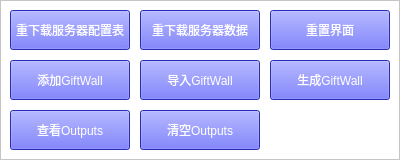
<?xml version="1.0" encoding="UTF-8"?>
<ui version="4.0">
 <class>Form</class>
 <widget class="QWidget" name="Form">
  <property name="geometry">
   <rect>
    <x>0</x>
    <y>0</y>
    <width>400</width>
    <height>160</height>
   </rect>
  </property>
  <property name="maximumSize">
   <size>
    <width>16777215</width>
    <height>160</height>
   </size>
  </property>
  <property name="windowTitle">
   <string>Form</string>
  </property>
  <property name="styleSheet">
   <string notr="true"/>
  </property>
  <widget class="QFrame" name="frame">
   <property name="geometry">
    <rect>
     <x>0</x>
     <y>0</y>
     <width>400</width>
     <height>160</height>
    </rect>
   </property>
   <property name="minimumSize">
    <size>
     <width>400</width>
     <height>160</height>
    </size>
   </property>
   <property name="styleSheet">
    <string notr="true">background-color: rgb(255, 255, 255);</string>
   </property>
   <property name="frameShape">
    <enum>QFrame::StyledPanel</enum>
   </property>
   <property name="frameShadow">
    <enum>QFrame::Raised</enum>
   </property>
   <widget class="QPushButton" name="reset_ui">
    <property name="geometry">
     <rect>
      <x>270</x>
      <y>10</y>
      <width>120</width>
      <height>40</height>
     </rect>
    </property>
    <property name="styleSheet">
     <string notr="true">background-color: rgb(57, 61, 255);
color: rgb(255, 255, 255);
font: 9pt &quot;微软雅黑&quot;;</string>
    </property>
    <property name="text">
     <string>重置界面</string>
    </property>
   </widget>
   <widget class="QPushButton" name="create_gift_wall_file">
    <property name="geometry">
     <rect>
      <x>270</x>
      <y>60</y>
      <width>120</width>
      <height>40</height>
     </rect>
    </property>
    <property name="styleSheet">
     <string notr="true">background-color: rgb(57, 61, 255);
color: rgb(255, 255, 255);
font: 9pt &quot;微软雅黑&quot;;</string>
    </property>
    <property name="text">
     <string>生成GiftWall</string>
    </property>
   </widget>
   <widget class="QPushButton" name="reload_data_config">
    <property name="geometry">
     <rect>
      <x>10</x>
      <y>10</y>
      <width>120</width>
      <height>40</height>
     </rect>
    </property>
    <property name="styleSheet">
     <string notr="true">background-color: rgb(57, 61, 255);
color: rgb(255, 255, 255);
font: 9pt &quot;微软雅黑&quot;;</string>
    </property>
    <property name="text">
     <string>重下载服务器配置表</string>
    </property>
   </widget>
   <widget class="QPushButton" name="reload_data">
    <property name="geometry">
     <rect>
      <x>140</x>
      <y>10</y>
      <width>120</width>
      <height>40</height>
     </rect>
    </property>
    <property name="styleSheet">
     <string notr="true">background-color: rgb(57, 61, 255);
color: rgb(255, 255, 255);
font: 9pt &quot;微软雅黑&quot;;</string>
    </property>
    <property name="text">
     <string>重下载服务器数据</string>
    </property>
   </widget>
   <widget class="QPushButton" name="clear_outputs">
    <property name="geometry">
     <rect>
      <x>140</x>
      <y>110</y>
      <width>120</width>
      <height>40</height>
     </rect>
    </property>
    <property name="styleSheet">
     <string notr="true">background-color: rgb(57, 61, 255);
color: rgb(255, 255, 255);
font: 9pt &quot;微软雅黑&quot;;</string>
    </property>
    <property name="text">
     <string>清空Outputs</string>
    </property>
   </widget>
   <widget class="QPushButton" name="add_gift_wall">
    <property name="geometry">
     <rect>
      <x>10</x>
      <y>60</y>
      <width>120</width>
      <height>40</height>
     </rect>
    </property>
    <property name="styleSheet">
     <string notr="true">background-color: rgb(57, 61, 255);
color: rgb(255, 255, 255);
font: 9pt &quot;微软雅黑&quot;;</string>
    </property>
    <property name="text">
     <string>添加GiftWall</string>
    </property>
   </widget>
   <widget class="QPushButton" name="open_outputs">
    <property name="geometry">
     <rect>
      <x>10</x>
      <y>110</y>
      <width>120</width>
      <height>40</height>
     </rect>
    </property>
    <property name="styleSheet">
     <string notr="true">background-color: rgb(57, 61, 255);
color: rgb(255, 255, 255);
font: 9pt &quot;微软雅黑&quot;;</string>
    </property>
    <property name="text">
     <string>查看Outputs</string>
    </property>
   </widget>
   <widget class="QPushButton" name="import_gift_wall">
    <property name="geometry">
     <rect>
      <x>140</x>
      <y>60</y>
      <width>120</width>
      <height>40</height>
     </rect>
    </property>
    <property name="styleSheet">
     <string notr="true">background-color: rgb(57, 61, 255);
color: rgb(255, 255, 255);
font: 9pt &quot;微软雅黑&quot;;</string>
    </property>
    <property name="text">
     <string>导入GiftWall</string>
    </property>
   </widget>
  </widget>
 </widget>
 <resources/>
 <connections/>
</ui>
